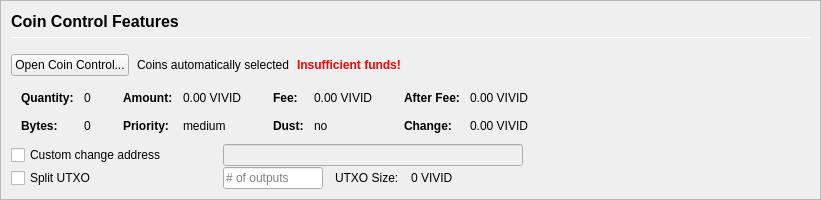
         <widget class="QFrame" name="frameCoinControl">
          <property name="sizePolicy">
           <sizepolicy hsizetype="Expanding" vsizetype="Expanding">
            <horstretch>0</horstretch>
            <verstretch>0</verstretch>
           </sizepolicy>
          </property>
          <property name="maximumSize">
           <size>
            <width>16777215</width>
            <height>16777215</height>
           </size>
          </property>
          <property name="frameShape">
           <enum>QFrame::StyledPanel</enum>
          </property>
          <property name="frameShadow">
           <enum>QFrame::Sunken</enum>
          </property>
          <layout class="QVBoxLayout" name="verticalLayoutCoinControl2">
           <property name="spacing">
            <number>0</number>
           </property>
           <property name="leftMargin">
            <number>0</number>
           </property>
           <property name="topMargin">
            <number>0</number>
           </property>
           <property name="rightMargin">
            <number>0</number>
           </property>
           <property name="bottomMargin">
            <number>0</number>
           </property>
           <item>
            <widget class="QFrame" name="frameCoinControl_BG">
             <layout class="QVBoxLayout" name="verticalLayoutCoinControl" stretch="0,0,0,0,0,0">
              <property name="spacing">
               <number>1</number>
              </property>
              <property name="leftMargin">
               <number>10</number>
              </property>
              <property name="topMargin">
               <number>10</number>
              </property>
              <item>
               <layout class="QHBoxLayout" name="horizontalLayoutCoinControl1">
                <property name="bottomMargin">
                 <number>15</number>
                </property>
                <item>
                 <layout class="QVBoxLayout" name="verticalLayout_3">
                  <property name="spacing">
                   <number>6</number>
                  </property>
                  <item>
                   <widget class="QLabel" name="labelCoinControlFeatures">
                    <property name="sizePolicy">
                     <sizepolicy hsizetype="Preferred" vsizetype="Maximum">
                      <horstretch>0</horstretch>
                      <verstretch>0</verstretch>
                     </sizepolicy>
                    </property>
                    <property name="minimumSize">
                     <size>
                      <width>0</width>
                      <height>20</height>
                     </size>
                    </property>
                    <property name="font">
                     <font>
                      <pointsize>12</pointsize>
                      <weight>75</weight>
                      <bold>true</bold>
                     </font>
                    </property>
                    <property name="styleSheet">
                     <string notr="true">font-weight:bold;</string>
                    </property>
                    <property name="text">
                     <string>Coin Control Features</string>
                    </property>
                   </widget>
                  </item>
                  <item>
                   <widget class="Line" name="line">
                    <property name="minimumSize">
                     <size>
                      <width>0</width>
                      <height>1</height>
                     </size>
                    </property>
                    <property name="maximumSize">
                     <size>
                      <width>16777215</width>
                      <height>1</height>
                     </size>
                    </property>
                    <property name="orientation">
                     <enum>Qt::Horizontal</enum>
                    </property>
                   </widget>
                  </item>
                 </layout>
                </item>
               </layout>
              </item>
              <item>
               <layout class="QHBoxLayout" name="horizontalLayoutCoinControl2" stretch="0,0,0,0">
                <property name="spacing">
                 <number>8</number>
                </property>
                <property name="bottomMargin">
                 <number>10</number>
                </property>
                <item>
                 <widget class="QPushButton" name="pushButtonCoinControl">
                  <property name="styleSheet">
                   <string notr="true"/>
                  </property>
                  <property name="text">
                   <string>Open Coin Control...</string>
                  </property>
                  <property name="autoDefault">
                   <bool>false</bool>
                  </property>
                 </widget>
                </item>
                <item>
                 <widget class="QLabel" name="labelCoinControlAutomaticallySelected">
                  <property name="text">
                   <string>Coins automatically selected</string>
                  </property>
                  <property name="margin">
                   <number>5</number>
                  </property>
                 </widget>
                </item>
                <item>
                 <widget class="QLabel" name="labelCoinControlInsuffFunds">
                  <property name="font">
                   <font>
                    <weight>75</weight>
                    <bold>true</bold>
                   </font>
                  </property>
                  <property name="styleSheet">
                   <string notr="true">color:red;font-weight:bold;</string>
                  </property>
                  <property name="text">
                   <string>Insufficient funds!</string>
                  </property>
                  <property name="margin">
                   <number>5</number>
                  </property>
                 </widget>
                </item>
                <item>
                 <spacer name="horizontalSpacerCoinControl">
                  <property name="orientation">
                   <enum>Qt::Horizontal</enum>
                  </property>
                  <property name="sizeHint" stdset="0">
                   <size>
                    <width>40</width>
                    <height>1</height>
                   </size>
                  </property>
                 </spacer>
                </item>
               </layout>
              </item>
              <item>
               <widget class="QWidget" name="widgetCoinControl" native="true">
                <property name="sizePolicy">
                 <sizepolicy hsizetype="Preferred" vsizetype="Preferred">
                  <horstretch>0</horstretch>
                  <verstretch>0</verstretch>
                 </sizepolicy>
                </property>
                <property name="minimumSize">
                 <size>
                  <width>0</width>
                  <height>0</height>
                 </size>
                </property>
                <property name="styleSheet">
                 <string notr="true"/>
                </property>
                <layout class="QHBoxLayout" name="horizontalLayoutCoinControl5">
                 <property name="leftMargin">
                  <number>0</number>
                 </property>
                 <property name="topMargin">
                  <number>0</number>
                 </property>
                 <property name="rightMargin">
                  <number>0</number>
                 </property>
                 <property name="bottomMargin">
                  <number>0</number>
                 </property>
                 <item>
                  <layout class="QHBoxLayout" name="horizontalLayoutCoinControl3" stretch="0,0,0,1">
                   <property name="spacing">
                    <number>20</number>
                   </property>
                   <property name="topMargin">
                    <number>0</number>
                   </property>
                   <property name="bottomMargin">
                    <number>10</number>
                   </property>
                   <item>
                    <layout class="QFormLayout" name="formLayoutCoinControl1">
                     <property name="horizontalSpacing">
                      <number>10</number>
                     </property>
                     <property name="verticalSpacing">
                      <number>14</number>
                     </property>
                     <property name="leftMargin">
                      <number>10</number>
                     </property>
                     <property name="topMargin">
                      <number>4</number>
                     </property>
                     <property name="rightMargin">
                      <number>6</number>
                     </property>
                     <item row="0" column="0">
                      <widget class="QLabel" name="labelCoinControlQuantityText">
                       <property name="font">
                        <font>
                         <weight>75</weight>
                         <bold>true</bold>
                        </font>
                       </property>
                       <property name="text">
                        <string>Quantity:</string>
                       </property>
                       <property name="margin">
                        <number>0</number>
                       </property>
                      </widget>
                     </item>
                     <item row="0" column="1">
                      <widget class="QLabel" name="labelCoinControlQuantity">
                       <property name="cursor">
                        <cursorShape>IBeamCursor</cursorShape>
                       </property>
                       <property name="contextMenuPolicy">
                        <enum>Qt::ActionsContextMenu</enum>
                       </property>
                       <property name="text">
                        <string notr="true">0</string>
                       </property>
                       <property name="margin">
                        <number>0</number>
                       </property>
                       <property name="textInteractionFlags">
                        <set>Qt::LinksAccessibleByMouse|Qt::TextSelectableByKeyboard|Qt::TextSelectableByMouse</set>
                       </property>
                      </widget>
                     </item>
                     <item row="1" column="0">
                      <widget class="QLabel" name="labelCoinControlBytesText">
                       <property name="font">
                        <font>
                         <weight>75</weight>
                         <bold>true</bold>
                        </font>
                       </property>
                       <property name="text">
                        <string>Bytes:</string>
                       </property>
                      </widget>
                     </item>
                     <item row="1" column="1">
                      <widget class="QLabel" name="labelCoinControlBytes">
                       <property name="cursor">
                        <cursorShape>IBeamCursor</cursorShape>
                       </property>
                       <property name="contextMenuPolicy">
                        <enum>Qt::ActionsContextMenu</enum>
                       </property>
                       <property name="text">
                        <string notr="true">0</string>
                       </property>
                       <property name="textInteractionFlags">
                        <set>Qt::LinksAccessibleByMouse|Qt::TextSelectableByKeyboard|Qt::TextSelectableByMouse</set>
                       </property>
                      </widget>
                     </item>
                    </layout>
                   </item>
                   <item>
                    <layout class="QFormLayout" name="formLayoutCoinControl2">
                     <property name="horizontalSpacing">
                      <number>10</number>
                     </property>
                     <property name="verticalSpacing">
                      <number>14</number>
                     </property>
                     <property name="leftMargin">
                      <number>6</number>
                     </property>
                     <property name="topMargin">
                      <number>4</number>
                     </property>
                     <property name="rightMargin">
                      <number>6</number>
                     </property>
                     <item row="0" column="0">
                      <widget class="QLabel" name="labelCoinControlAmountText">
                       <property name="font">
                        <font>
                         <weight>75</weight>
                         <bold>true</bold>
                        </font>
                       </property>
                       <property name="text">
                        <string>Amount:</string>
                       </property>
                       <property name="margin">
                        <number>0</number>
                       </property>
                      </widget>
                     </item>
                     <item row="0" column="1">
                      <widget class="QLabel" name="labelCoinControlAmount">
                       <property name="cursor">
                        <cursorShape>IBeamCursor</cursorShape>
                       </property>
                       <property name="contextMenuPolicy">
                        <enum>Qt::ActionsContextMenu</enum>
                       </property>
                       <property name="text">
                        <string notr="true">0.00 VIVID</string>
                       </property>
                       <property name="textInteractionFlags">
                        <set>Qt::LinksAccessibleByMouse|Qt::TextSelectableByKeyboard|Qt::TextSelectableByMouse</set>
                       </property>
                      </widget>
                     </item>
                     <item row="1" column="0">
                      <widget class="QLabel" name="labelCoinControlPriorityText">
                       <property name="font">
                        <font>
                         <weight>75</weight>
                         <bold>true</bold>
                        </font>
                       </property>
                       <property name="text">
                        <string>Priority:</string>
                       </property>
                      </widget>
                     </item>
                     <item row="1" column="1">
                      <widget class="QLabel" name="labelCoinControlPriority">
                       <property name="cursor">
                        <cursorShape>IBeamCursor</cursorShape>
                       </property>
                       <property name="contextMenuPolicy">
                        <enum>Qt::ActionsContextMenu</enum>
                       </property>
                       <property name="text">
                        <string>medium</string>
                       </property>
                       <property name="textInteractionFlags">
                        <set>Qt::LinksAccessibleByMouse|Qt::TextSelectableByKeyboard|Qt::TextSelectableByMouse</set>
                       </property>
                      </widget>
                     </item>
                    </layout>
                   </item>
                   <item>
                    <layout class="QFormLayout" name="formLayoutCoinControl3">
                     <property name="horizontalSpacing">
                      <number>10</number>
                     </property>
                     <property name="verticalSpacing">
                      <number>14</number>
                     </property>
                     <property name="leftMargin">
                      <number>6</number>
                     </property>
                     <property name="topMargin">
                      <number>4</number>
                     </property>
                     <property name="rightMargin">
                      <number>6</number>
                     </property>
                     <item row="0" column="0">
                      <widget class="QLabel" name="labelCoinControlFeeText">
                       <property name="font">
                        <font>
                         <weight>75</weight>
                         <bold>true</bold>
                        </font>
                       </property>
                       <property name="text">
                        <string>Fee:</string>
                       </property>
                       <property name="margin">
                        <number>0</number>
                       </property>
                      </widget>
                     </item>
                     <item row="0" column="1">
                      <widget class="QLabel" name="labelCoinControlFee">
                       <property name="cursor">
                        <cursorShape>IBeamCursor</cursorShape>
                       </property>
                       <property name="contextMenuPolicy">
                        <enum>Qt::ActionsContextMenu</enum>
                       </property>
                       <property name="text">
                        <string notr="true">0.00 VIVID</string>
                       </property>
                       <property name="textInteractionFlags">
                        <set>Qt::LinksAccessibleByMouse|Qt::TextSelectableByKeyboard|Qt::TextSelectableByMouse</set>
                       </property>
                      </widget>
                     </item>
                     <item row="1" column="0">
                      <widget class="QLabel" name="labelCoinControlLowOutputText">
                       <property name="font">
                        <font>
                         <weight>75</weight>
                         <bold>true</bold>
                        </font>
                       </property>
                       <property name="text">
                        <string>Dust:</string>
                       </property>
                      </widget>
                     </item>
                     <item row="1" column="1">
                      <widget class="QLabel" name="labelCoinControlLowOutput">
                       <property name="cursor">
                        <cursorShape>IBeamCursor</cursorShape>
                       </property>
                       <property name="contextMenuPolicy">
                        <enum>Qt::ActionsContextMenu</enum>
                       </property>
                       <property name="text">
                        <string>no</string>
                       </property>
                       <property name="textInteractionFlags">
                        <set>Qt::LinksAccessibleByMouse|Qt::TextSelectableByKeyboard|Qt::TextSelectableByMouse</set>
                       </property>
                      </widget>
                     </item>
                    </layout>
                   </item>
                   <item>
                    <layout class="QFormLayout" name="formLayoutCoinControl4">
                     <property name="horizontalSpacing">
                      <number>10</number>
                     </property>
                     <property name="verticalSpacing">
                      <number>14</number>
                     </property>
                     <property name="leftMargin">
                      <number>6</number>
                     </property>
                     <property name="topMargin">
                      <number>4</number>
                     </property>
                     <property name="rightMargin">
                      <number>6</number>
                     </property>
                     <item row="0" column="0">
                      <widget class="QLabel" name="labelCoinControlAfterFeeText">
                       <property name="font">
                        <font>
                         <weight>75</weight>
                         <bold>true</bold>
                        </font>
                       </property>
                       <property name="text">
                        <string>After Fee:</string>
                       </property>
                       <property name="margin">
                        <number>0</number>
                       </property>
                      </widget>
                     </item>
                     <item row="0" column="1">
                      <widget class="QLabel" name="labelCoinControlAfterFee">
                       <property name="cursor">
                        <cursorShape>IBeamCursor</cursorShape>
                       </property>
                       <property name="contextMenuPolicy">
                        <enum>Qt::ActionsContextMenu</enum>
                       </property>
                       <property name="text">
                        <string notr="true">0.00 VIVID</string>
                       </property>
                       <property name="textInteractionFlags">
                        <set>Qt::LinksAccessibleByMouse|Qt::TextSelectableByKeyboard|Qt::TextSelectableByMouse</set>
                       </property>
                      </widget>
                     </item>
                     <item row="1" column="0">
                      <widget class="QLabel" name="labelCoinControlChangeText">
                       <property name="font">
                        <font>
                         <weight>75</weight>
                         <bold>true</bold>
                        </font>
                       </property>
                       <property name="text">
                        <string>Change:</string>
                       </property>
                      </widget>
                     </item>
                     <item row="1" column="1">
                      <widget class="QLabel" name="labelCoinControlChange">
                       <property name="cursor">
                        <cursorShape>IBeamCursor</cursorShape>
                       </property>
                       <property name="contextMenuPolicy">
                        <enum>Qt::ActionsContextMenu</enum>
                       </property>
                       <property name="text">
                        <string notr="true">0.00 VIVID</string>
                       </property>
                       <property name="textInteractionFlags">
                        <set>Qt::LinksAccessibleByMouse|Qt::TextSelectableByKeyboard|Qt::TextSelectableByMouse</set>
                       </property>
                      </widget>
                     </item>
                    </layout>
                   </item>
                  </layout>
                 </item>
                </layout>
               </widget>
              </item>
              <item>
               <layout class="QHBoxLayout" name="horizontalLayoutCoinControl4">
                <property name="spacing">
                 <number>12</number>
                </property>
                <property name="sizeConstraint">
                 <enum>QLayout::SetDefaultConstraint</enum>
                </property>
                <property name="topMargin">
                 <number>0</number>
                </property>
                <property name="rightMargin">
                 <number>0</number>
                </property>
                <item>
                 <widget class="QCheckBox" name="checkBoxCoinControlChange">
                  <property name="sizePolicy">
                   <sizepolicy hsizetype="Preferred" vsizetype="Preferred">
                    <horstretch>0</horstretch>
                    <verstretch>0</verstretch>
                   </sizepolicy>
                  </property>
                  <property name="minimumSize">
                   <size>
                    <width>200</width>
                    <height>0</height>
                   </size>
                  </property>
                  <property name="maximumSize">
                   <size>
                    <width>200</width>
                    <height>16777215</height>
                   </size>
                  </property>
                  <property name="toolTip">
                   <string>If this is activated, but the change address is empty or invalid, change will be sent to a newly generated address.</string>
                  </property>
                  <property name="text">
                   <string>Custom change address</string>
                  </property>
                 </widget>
                </item>
                <item>
                 <widget class="QValidatedLineEdit" name="lineEditCoinControlChange">
                  <property name="enabled">
                   <bool>false</bool>
                  </property>
                  <property name="sizePolicy">
                   <sizepolicy hsizetype="Preferred" vsizetype="Preferred">
                    <horstretch>0</horstretch>
                    <verstretch>0</verstretch>
                   </sizepolicy>
                  </property>
                  <property name="minimumSize">
                   <size>
                    <width>300</width>
                    <height>0</height>
                   </size>
                  </property>
                 </widget>
                </item>
                <item>
                 <widget class="QLabel" name="labelCoinControlChangeLabel">
                  <property name="sizePolicy">
                   <sizepolicy hsizetype="Preferred" vsizetype="Preferred">
                    <horstretch>0</horstretch>
                    <verstretch>0</verstretch>
                   </sizepolicy>
                  </property>
                  <property name="minimumSize">
                   <size>
                    <width>100</width>
                    <height>0</height>
                   </size>
                  </property>
                  <property name="text">
                   <string/>
                  </property>
                  <property name="margin">
                   <number>3</number>
                  </property>
                 </widget>
                </item>
               </layout>
              </item>
              <item>
               <layout class="QHBoxLayout" name="horizontalLayoutCoinControl6">
                <property name="spacing">
                 <number>12</number>
                </property>
                <property name="rightMargin">
                 <number>0</number>
                </property>
                <item>
                 <widget class="QCheckBox" name="splitBlockCheckBox">
                  <property name="sizePolicy">
                   <sizepolicy hsizetype="Preferred" vsizetype="Preferred">
                    <horstretch>0</horstretch>
                    <verstretch>0</verstretch>
                   </sizepolicy>
                  </property>
                  <property name="minimumSize">
                   <size>
                    <width>200</width>
                    <height>0</height>
                   </size>
                  </property>
                  <property name="maximumSize">
                   <size>
                    <width>200</width>
                    <height>16777215</height>
                   </size>
                  </property>
                  <property name="text">
                   <string>Split UTXO</string>
                  </property>
                 </widget>
                </item>
                <item>
                 <widget class="QLineEdit" name="splitBlockLineEdit">
                  <property name="sizePolicy">
                   <sizepolicy hsizetype="Preferred" vsizetype="Preferred">
                    <horstretch>50</horstretch>
                    <verstretch>0</verstretch>
                   </sizepolicy>
                  </property>
                  <property name="minimumSize">
                   <size>
                    <width>100</width>
                    <height>0</height>
                   </size>
                  </property>
                  <property name="maximumSize">
                   <size>
                    <width>100</width>
                    <height>16777215</height>
                   </size>
                  </property>
                  <property name="placeholderText">
                   <string># of outputs</string>
                  </property>
                 </widget>
                </item>
                <item>
                 <widget class="QLabel" name="labelBlockSizeText">
                  <property name="text">
                   <string>UTXO Size:</string>
                  </property>
                 </widget>
                </item>
                <item>
                 <widget class="QLabel" name="labelBlockSize">
                  <property name="text">
                   <string>0 VIVID</string>
                  </property>
                 </widget>
                </item>
                <item>
                 <spacer name="horizontalSpacer_7">
                  <property name="orientation">
                   <enum>Qt::Horizontal</enum>
                  </property>
                  <property name="sizeHint" stdset="0">
                   <size>
                    <width>40</width>
                    <height>20</height>
                   </size>
                  </property>
                 </spacer>
                </item>
               </layout>
              </item>
              <item>
               <spacer name="verticalSpacerCoinControl">
                <property name="orientation">
                 <enum>Qt::Vertical</enum>
                </property>
                <property name="sizeHint" stdset="0">
                 <size>
                  <width>800</width>
                  <height>1</height>
                 </size>
                </property>
               </spacer>
              </item>
             </layout>
            </widget>
           </item>
          </layout>
         </widget>
